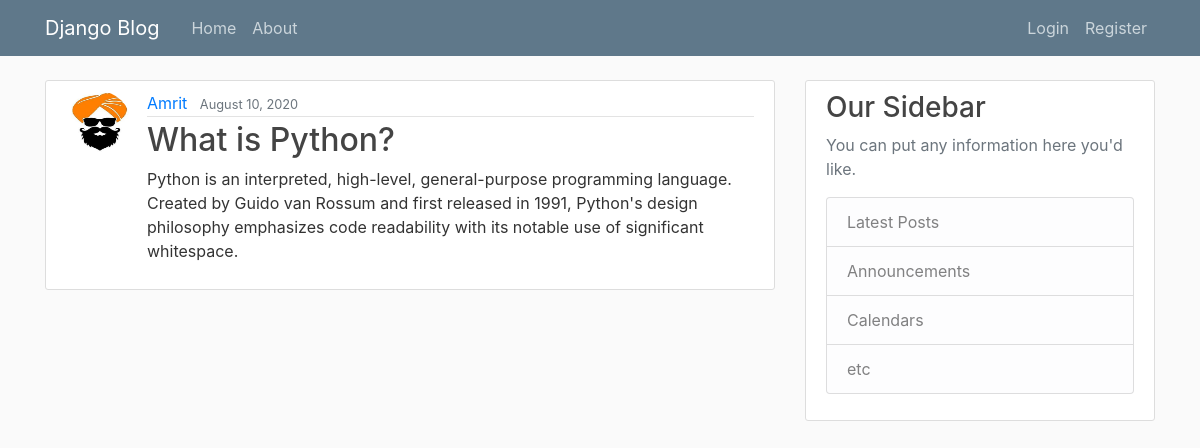
Page /post/6/ on the committed database.
### blog/models.py (models this page shows, shortened)
class Post(models.Model):
    title=models.CharField(max_length=100)
    content=models.TextField()
    date_posted=models.DateTimeField(default=timezone.now)
    author=models.ForeignKey(User,on_delete=models.CASCADE)

### users/models.py (models this page shows, shortened)
class Profile(models.Model):
    user=models.OneToOneField(User, on_delete=models.CASCADE)
    image=models.ImageField(default='default.jpg',upload_to='profile_pics')

### blog/views.py (the view)
# urls.py: path('post/<int:pk>/', PostDetailView.as_view(), name='post-detail'),
class PostDetailView(DetailView):
    model = Post

### blog/templates/blog/post_detail.html (shortened to what this page needs)
{% extends "blog/base.html"%}
{% block content %}
  <article class="media content-section">
    <img src="{{object.author.profile.image.url}}" class="rounded-circle article-img">
    <div class="media-body">
      <div class="article-metadata">
        <a class="mr-2" href="#">{{ object.author }}</a>
        <small class="text-muted">{{ object.date_posted| date:"F d, Y" }}</small>
      </div>
      <h2 class="article-title">{{ object.title }}</h2>
      <p class="article-content">{{ object.content }}</p>
    </div>
  </article>
{% endblock content%}

### blog/static/blog/main.css (style rules this page uses)
body { background: #fafafa; color: #333333; margin-top: 5rem; }
h1, h2, h3, h4, h5, h6 { color: #444444; }
.content-section { background: #ffffff; padding: 10px 20px; border: 1px solid #dddddd; border-radius: 3px; margin-bottom: 20px; }
.article-title { color: #444444; }
.article-content { white-space: pre-line; }
.article-img { height: 65px; width: 65px; margin-right: 16px; }
.article-metadata { padding-bottom: 1px; margin-bottom: 4px; border-bottom: 1px solid #e3e3e3 }

### rows in the picture
Post: author.profile.image (placeholder picture), author "Amrit", date_posted "August 10, 2020", title "What is Python?", content "Python is an interpreted, high-level, general-purpose programming language. Created by Guido van Rossum and first released in 1991, Python's design philosophy emphasizes code readability with its notable use of significant whitespace."
